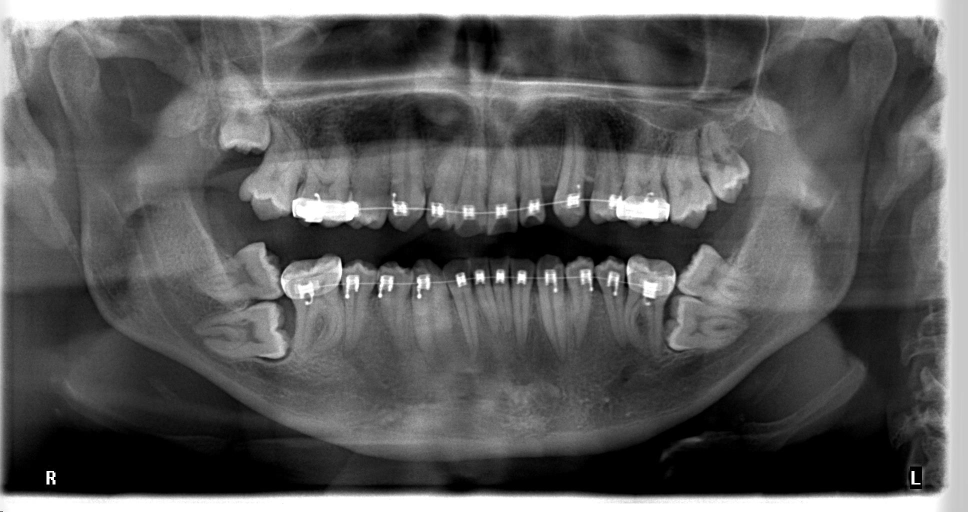
#> input picture db/input/panoramic_X-Ray/0000000111_MANUEL RODRIGUEZ_Panorama_20130419145323.jpg, 1935 x 1024 px (shown at 1/2 size)
$ python -i min_max_points.py   (imports and definitions only)
#> lines starting #> are read from the running program, lines starting #| are printed output that depends on the picture; after the words box and inside, x2 and y2 are one past the last pixel; in counts of white or black regions, pixels touching at a corner belong together
import numpy as np
import cv2

def critic_points(image_path, bilateralFilter_d=13, bilateralFilter_sigmaColor=35, bilateralFilter_sigmaSpace=10, Canny_thresh1=70, Canny_thresh2=200):
#> called with bilateralFilter_d = 13, bilateralFilter_sigmaColor = 35, bilateralFilter_sigmaSpace = 10, Canny_thresh1 = 70, Canny_thresh2 = 200
    colors = [(0, 0, 255), (0, 43, 255), (0, 85, 255), (0, 128, 255), (0, 170, 255), (0, 213, 255), (0, 255, 255), (0, 255, 212), (0, 255, 170), (0, 255, 127), (0, 255, 85), (0, 255, 42), (0, 255, 0), (43, 255, 0), (85, 255, 0), (128, 255, 0), (170, 255, 0), (213, 255, 0), (255, 255, 0), (255, 212, 0), (255, 170, 0), (255, 127, 0), (255, 85, 0), (255, 42, 0), (255, 0, 0)]

    img = cv2.imread(image_path)
#> img is the input picture: shape (1024, 1935, 3); min 0, max 255, mean 92.4
    gray = cv2.cvtColor(img, cv2.COLOR_BGR2GRAY)
    blur = cv2.bilateralFilter(gray, bilateralFilter_d, bilateralFilter_sigmaColor, bilateralFilter_sigmaSpace)
    edged = cv2.Canny(blur, Canny_thresh1, Canny_thresh2)
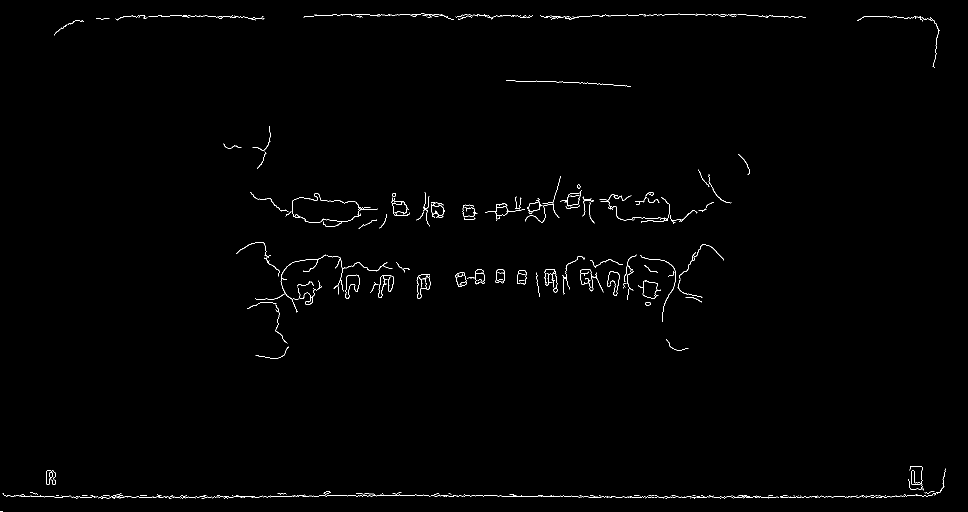
#> edged: shape (1024, 1935) (shown at 1/2 size); 0.67% white in thin lines or dots

    ret, labels = cv2.connectedComponents(edged)
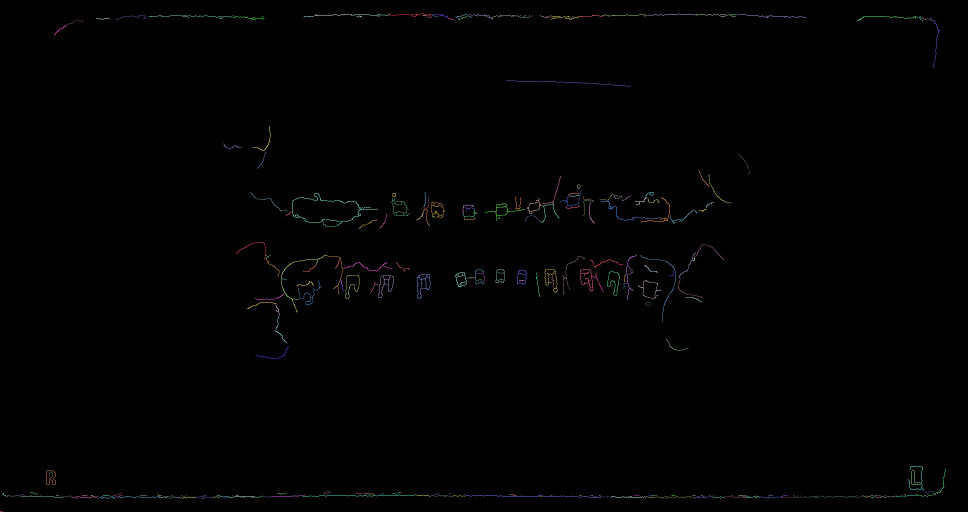
#> labels: shape (1024, 1935) int32 (shown at 1/2 size); 278 distinct labels, from 0 to 277; one colour per label, 0 black
#> ret = 278

    canvas = np.zeros_like(img, np.uint8)

    for i in range(1,ret):
        pts = labels == i
        canvas[pts] = colors[i%len(colors)]
#> this loop made 277 passes
#> pass 1, in critic_points, `pts = labels == i`:
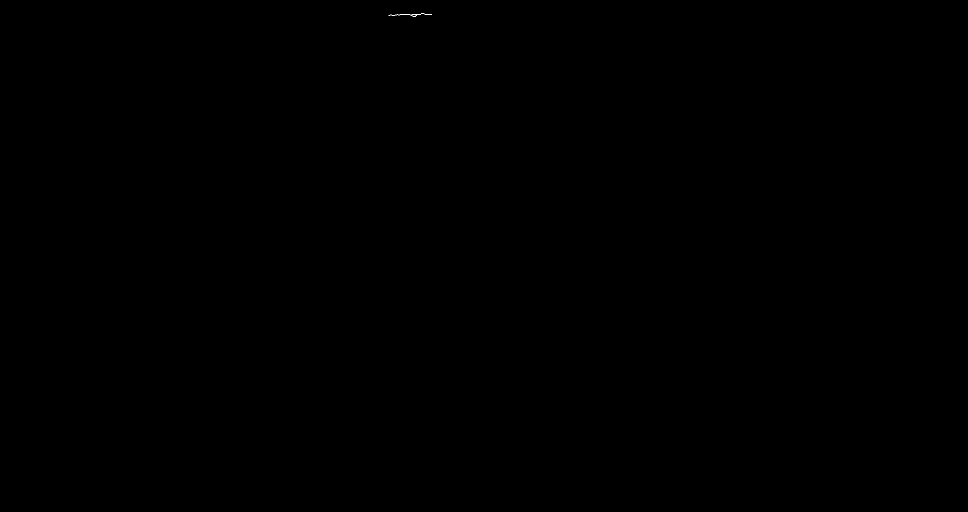
#> pts: shape (1024, 1935) bool (shown at 1/2 size); 0.01% white in thin lines or dots, all inside (x1, y1, x2, y2) = (777, 27, 864, 33)
#> after the loop:
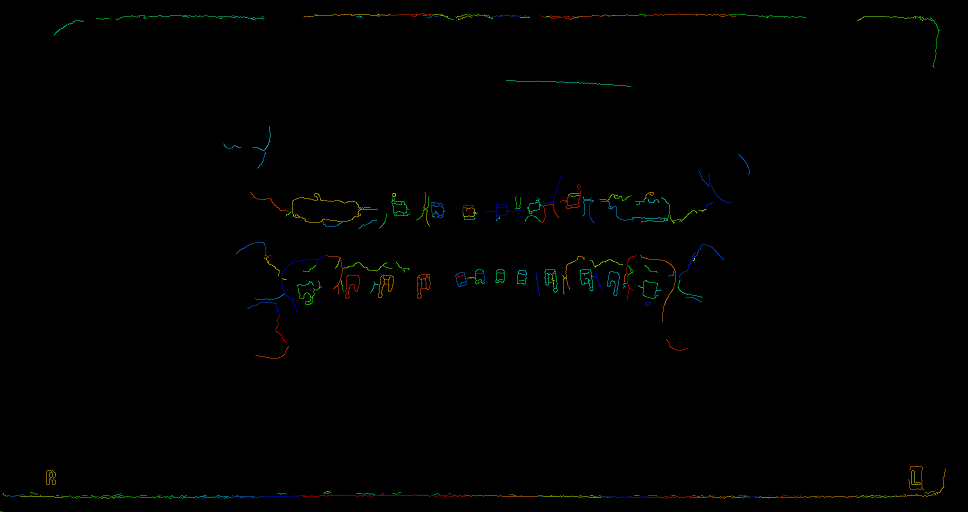
#> canvas: shape (1024, 1935, 3) (shown at 1/2 size); mean of channels 0, 1, 2 0.6, 1.1, 0.8; drawn as B, G, R

    cv2.imshow("blur", blur)
    cv2.imshow("res", canvas)
    return cv2.waitKey()
#> (key Esc is pressed here)

>>> result = critic_points('../db/input/panoramic_X-Ray/0000000111_MANUEL RODRIGUEZ_Panorama_20130419145323.jpg')

$ run again, on db/input/panoramic_X-Ray/0000007131_PAULINO ENRIQUE DURAN_Panorama_20150509101703.jpg
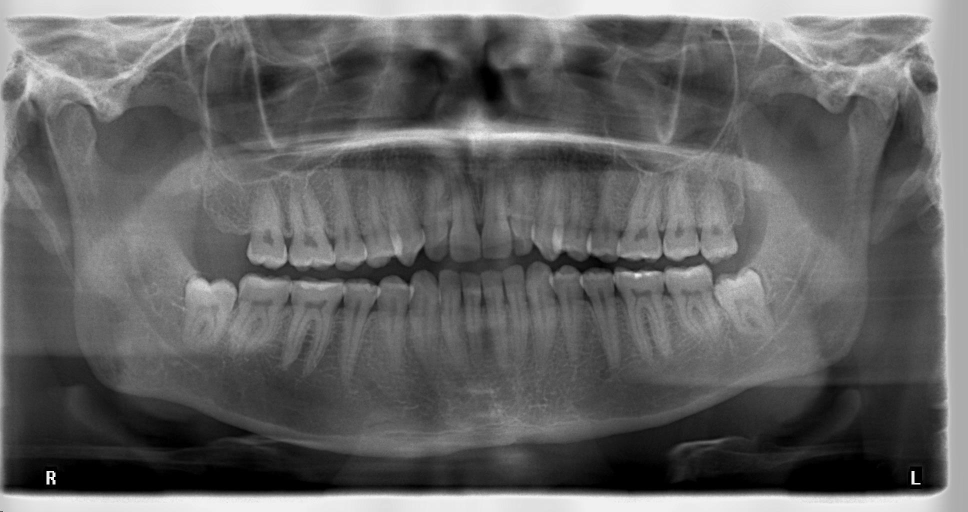
#> input picture db/input/panoramic_X-Ray/0000007131_PAULINO ENRIQUE DURAN_Panorama_20150509101703.jpg, 1935 x 1024 px (shown at 1/2 size)
#> in critic_points, img is the input picture: shape (1024, 1935, 3); min 0, max 255, mean 99.8
#> in critic_points, `edged = cv2.Canny(blur, Canny_thresh1, Canny_thresh2)`:
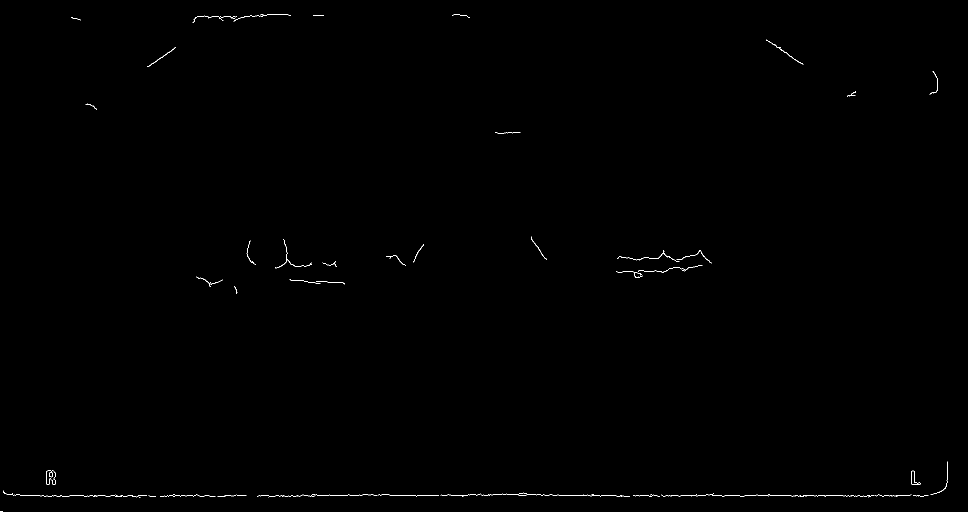
#> edged: shape (1024, 1935) (shown at 1/2 size); 0.21% white in thin lines or dots
#> labels: shape (1024, 1935) int32; 80 distinct labels, from 0 to 79
#> ret = 80

$ run again, on db/input/panoramic_X-Ray/0000007649_DOLORES DELROCIO ROCHA_Panorama_20150629121209.jpg
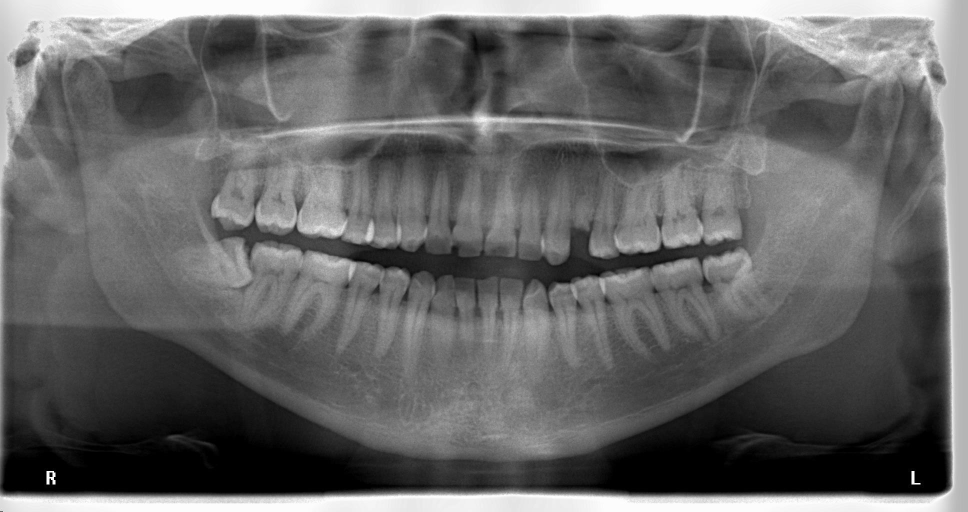
#> input picture db/input/panoramic_X-Ray/0000007649_DOLORES DELROCIO ROCHA_Panorama_20150629121209.jpg, 1935 x 1024 px (shown at 1/2 size)
#> in critic_points, img is the input picture: shape (1024, 1935, 3); min 0, max 255, mean 101.3
#> in critic_points, `edged = cv2.Canny(blur, Canny_thresh1, Canny_thresh2)`:
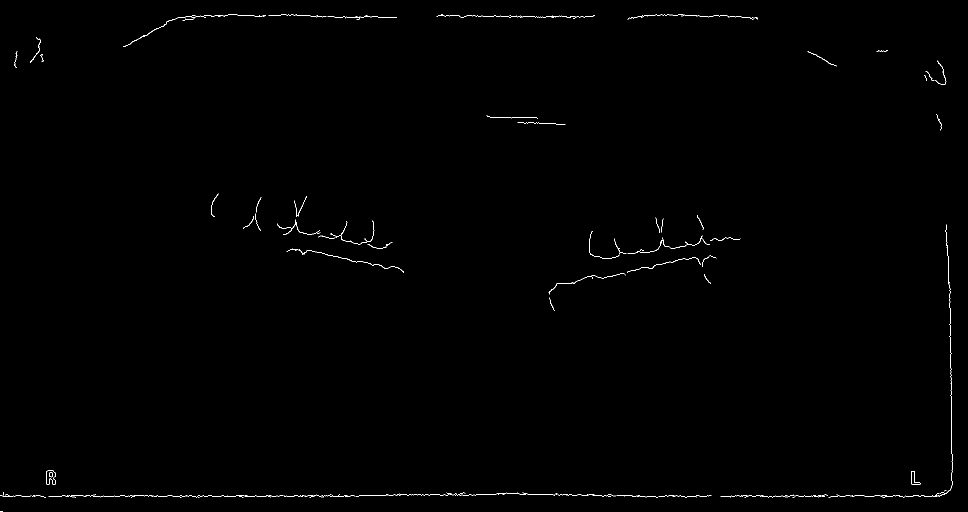
#> edged: shape (1024, 1935) (shown at 1/2 size); 0.35% white in thin lines or dots
#> labels: shape (1024, 1935) int32; 139 distinct labels, from 0 to 138
#> ret = 139

$ run again, on db/input/panoramic_X-Ray/0000007900_RUBEN DAVALOS_Panorama_20150811115113.jpg
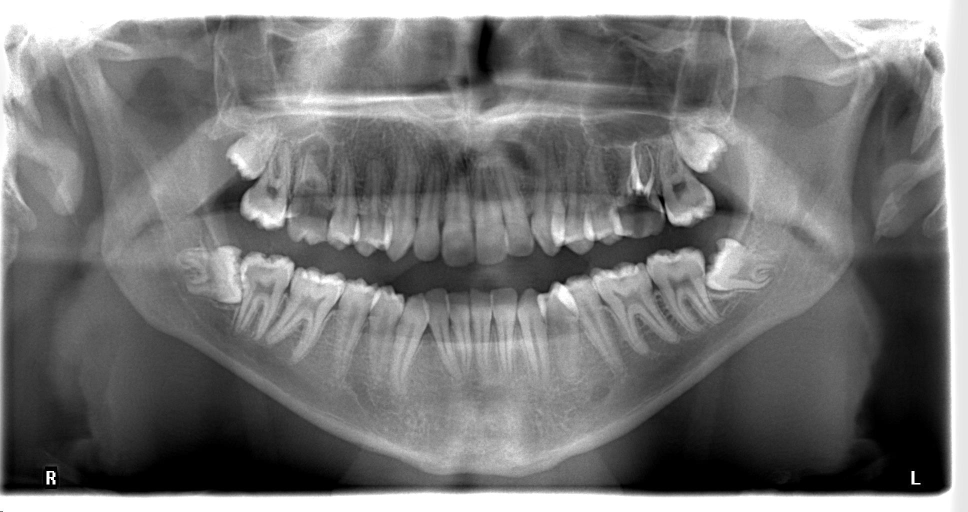
#> input picture db/input/panoramic_X-Ray/0000007900_RUBEN DAVALOS_Panorama_20150811115113.jpg, 1935 x 1024 px (shown at 1/2 size)
#> in critic_points, img is the input picture: shape (1024, 1935, 3); min 0, max 255, mean 118.9
#> in critic_points, `edged = cv2.Canny(blur, Canny_thresh1, Canny_thresh2)`:
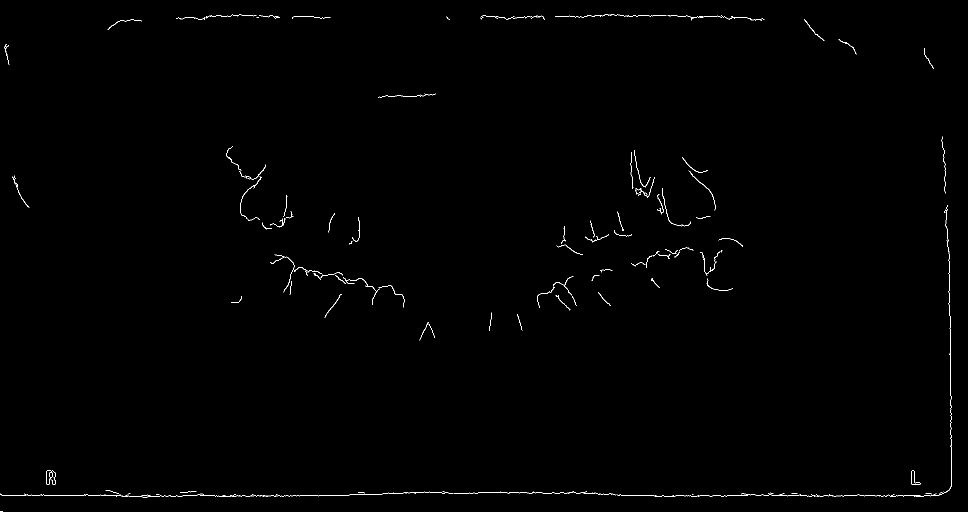
#> edged: shape (1024, 1935) (shown at 1/2 size); 0.42% white in thin lines or dots
#> in critic_points, `ret, labels = cv2.connectedComponents(edged)`:
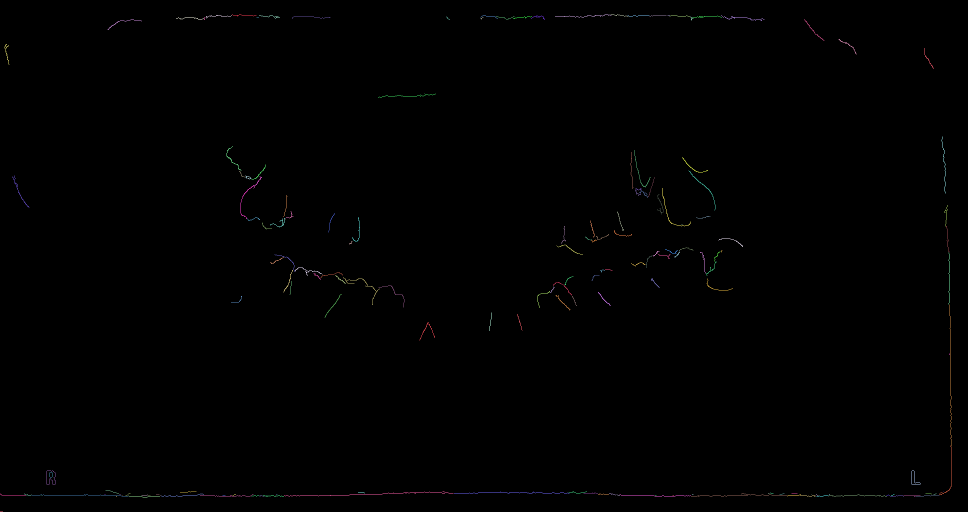
#> labels: shape (1024, 1935) int32 (shown at 1/2 size); 175 distinct labels, from 0 to 174; one colour per label, 0 black
#> ret = 175
